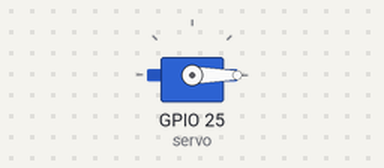
The sketch below on a simulated ESP32. Shown: servo.

Above: at 0.05 s.
Timing chart, 0 to 4.6 s (numbered marks = the images above):
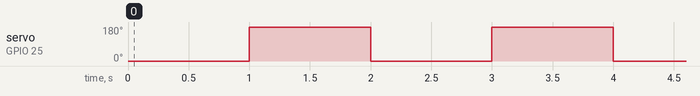

Measured:
- by itself, servo on GPIO 25 (servo): alternates 180° for 1.0 s and 0° for 1.0 s

The sketch:

servosp32.ino
```cpp
#include <ESP32Servo.h>
#define servo 25     //declaracion del servo
Servo s;              //servo x2


void setup() {
  // put your setup code here, to run once:
  pinMode(servo, OUTPUT);
  s.attach(servo);
  s.write(0);

}

void loop() {
  // put your main code here, to run repeatedly:
  s.write(0);
  delay(1000); // this speeds up the simulation
  s.write(180);
  delay(1000);
}
```
